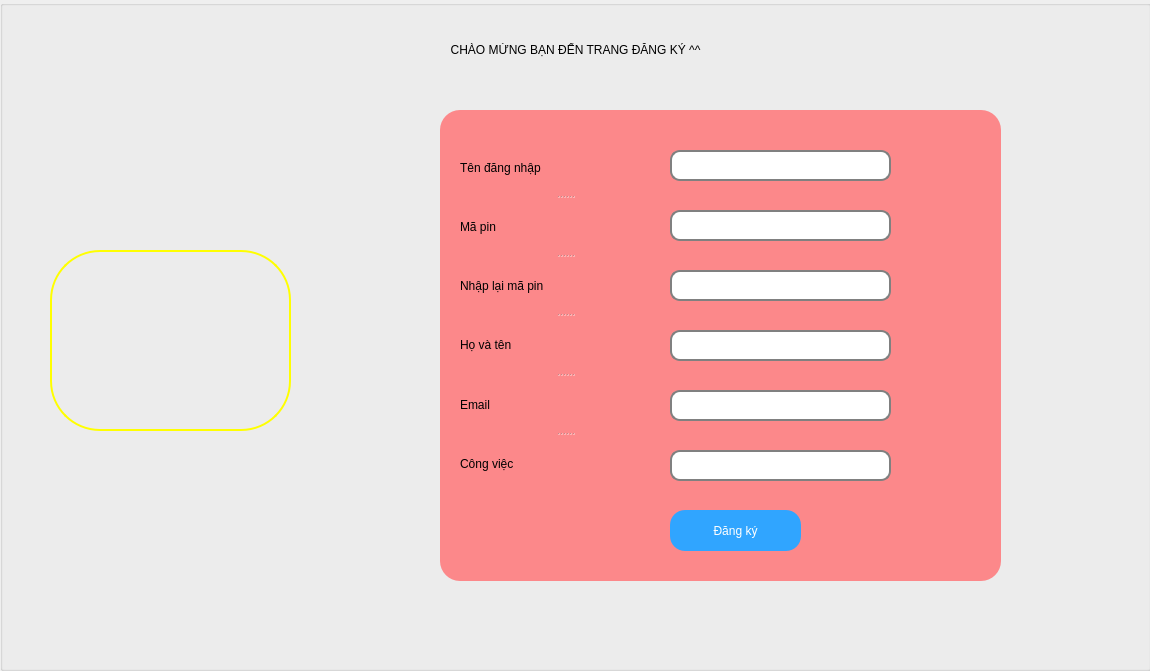
<?xml version="1.0" encoding="UTF-8"?>
<ui version="4.0">
 <class>AddUser</class>
 <widget class="QDialog" name="AddUser">
  <property name="geometry">
   <rect>
    <x>0</x>
    <y>0</y>
    <width>1150</width>
    <height>671</height>
   </rect>
  </property>
  <property name="windowTitle">
   <string>Dialog</string>
  </property>
  <property name="styleSheet">
   <string notr="true">QPushButton:hover:!pressed
{
  	border: 4px solid white;
	background-color: red;
}

QLineEdit :hover:!pressed
{
  	border: 4px solid white;
	background-color: red;
}</string>
  </property>
  <widget class="QGroupBox" name="groupBox">
   <property name="geometry">
    <rect>
     <x>440</x>
     <y>110</y>
     <width>561</width>
     <height>471</height>
    </rect>
   </property>
   <property name="styleSheet">
    <string notr="true">border-radius: 20px;
background-color: rgb(255, 114, 116,210);
</string>
   </property>
   <property name="title">
    <string/>
   </property>
   <widget class="QSplitter" name="splitter_2">
    <property name="geometry">
     <rect>
      <x>20</x>
      <y>30</y>
      <width>210</width>
      <height>351</height>
     </rect>
    </property>
    <property name="styleSheet">
     <string notr="true">font: 75 18pt &quot;Arial&quot;;
background-color: rgb(255, 119, 137,0);</string>
    </property>
    <property name="orientation">
     <enum>Qt::Vertical</enum>
    </property>
    <widget class="QLabel" name="label_TenDangNhap_AddUser">
     <property name="text">
      <string>Tên đăng nhập</string>
     </property>
    </widget>
    <widget class="QLabel" name="label_MaPin_AddUser">
     <property name="text">
      <string>Mã pin</string>
     </property>
    </widget>
    <widget class="QLabel" name="label_NhapLaiMaPin_AddUser">
     <property name="text">
      <string>Nhập lại mã pin</string>
     </property>
    </widget>
    <widget class="QLabel" name="label_HoVaTen_AddUser">
     <property name="text">
      <string>Họ và tên</string>
     </property>
    </widget>
    <widget class="QLabel" name="label_Email_AddUser">
     <property name="text">
      <string>Email</string>
     </property>
    </widget>
    <widget class="QLabel" name="label_CongViec_AddUser">
     <property name="text">
      <string>Công việc</string>
     </property>
    </widget>
   </widget>
   <widget class="QLineEdit" name="lineEdit_TenDangNhap_AddUser">
    <property name="geometry">
     <rect>
      <x>230</x>
      <y>40</y>
      <width>221</width>
      <height>31</height>
     </rect>
    </property>
    <property name="styleSheet">
     <string notr="true">background-color: rgb(255, 255, 255);
border: 2px solid gray;
border-radius: 10px;
font: 12pt &quot;Segoe UI&quot;;</string>
    </property>
   </widget>
   <widget class="QLineEdit" name="lineEdit_MaPin_AddUser">
    <property name="geometry">
     <rect>
      <x>230</x>
      <y>100</y>
      <width>221</width>
      <height>31</height>
     </rect>
    </property>
    <property name="styleSheet">
     <string notr="true">background-color: rgb(255, 255, 255);
border: 2px solid gray;
border-radius: 10px;
font: 12pt &quot;Segoe UI&quot;;</string>
    </property>
    <property name="echoMode">
     <enum>QLineEdit::Password</enum>
    </property>
   </widget>
   <widget class="QLineEdit" name="lineEdit_NhapLaiMaPin_AddUser">
    <property name="geometry">
     <rect>
      <x>230</x>
      <y>160</y>
      <width>221</width>
      <height>31</height>
     </rect>
    </property>
    <property name="styleSheet">
     <string notr="true">background-color: rgb(255, 255, 255);
border: 2px solid gray;
border-radius: 10px;
font: 12pt &quot;Segoe UI&quot;;</string>
    </property>
    <property name="echoMode">
     <enum>QLineEdit::Password</enum>
    </property>
   </widget>
   <widget class="QLineEdit" name="lineEdit_HoVaTen_AddUser">
    <property name="geometry">
     <rect>
      <x>230</x>
      <y>220</y>
      <width>221</width>
      <height>31</height>
     </rect>
    </property>
    <property name="styleSheet">
     <string notr="true">background-color: rgb(255, 255, 255);
border: 2px solid gray;
border-radius: 10px;
font: 12pt &quot;Segoe UI&quot;;</string>
    </property>
   </widget>
   <widget class="QLineEdit" name="lineEdit_Email_AddUser">
    <property name="geometry">
     <rect>
      <x>230</x>
      <y>280</y>
      <width>221</width>
      <height>31</height>
     </rect>
    </property>
    <property name="styleSheet">
     <string notr="true">background-color: rgb(255, 255, 255);
border: 2px solid gray;
border-radius: 10px;
font: 12pt &quot;Segoe UI&quot;;</string>
    </property>
   </widget>
   <widget class="QLineEdit" name="lineEdit_CongViec_AddUser">
    <property name="geometry">
     <rect>
      <x>230</x>
      <y>340</y>
      <width>221</width>
      <height>31</height>
     </rect>
    </property>
    <property name="styleSheet">
     <string notr="true">background-color: rgb(255, 255, 255);
border: 2px solid gray;
border-radius: 10px;
font: 12pt &quot;Segoe UI&quot;;</string>
    </property>
   </widget>
   <widget class="QPushButton" name="pushButton_DangKy_AddUser">
    <property name="geometry">
     <rect>
      <x>230</x>
      <y>400</y>
      <width>131</width>
      <height>41</height>
     </rect>
    </property>
    <property name="styleSheet">
     <string notr="true">border-radius: 15px;
color: rgb(255, 255, 255);
background-color: rgb(48, 165, 255);
font: 75 18pt &quot;MS Shell Dlg 2&quot;;</string>
    </property>
    <property name="text">
     <string>Đăng ký</string>
    </property>
   </widget>
  </widget>
  <widget class="QGroupBox" name="groupBox_2">
   <property name="geometry">
    <rect>
     <x>0</x>
     <y>0</y>
     <width>1151</width>
     <height>671</height>
    </rect>
   </property>
   <property name="styleSheet">
    <string notr="true">background-image: url(:/Images/BackGr/bkgr_SignUp.jpg);</string>
   </property>
   <property name="title">
    <string/>
   </property>
   <widget class="QFrame" name="frame">
    <property name="geometry">
     <rect>
      <x>50</x>
      <y>250</y>
      <width>241</width>
      <height>181</height>
     </rect>
    </property>
    <property name="styleSheet">
     <string notr="true">background-image: url(:/Images/BackGr/budget.jpg);
border: 2px solid yellow;
border-radius: 50px;</string>
    </property>
    <property name="frameShape">
     <enum>QFrame::StyledPanel</enum>
    </property>
    <property name="frameShadow">
     <enum>QFrame::Raised</enum>
    </property>
   </widget>
  </widget>
  <widget class="QLabel" name="label_AddUser">
   <property name="geometry">
    <rect>
     <x>120</x>
     <y>20</y>
     <width>911</width>
     <height>61</height>
    </rect>
   </property>
   <property name="styleSheet">
    <string notr="true">font: 75 26pt &quot;MS Shell Dlg 2&quot;;
background-color: rgb(183, 255, 245,0);
</string>
   </property>
   <property name="text">
    <string>&lt;html&gt;&lt;head/&gt;&lt;body&gt;&lt;p align=&quot;center&quot;&gt;CHÀO MỪNG BẠN ĐẾN TRANG ĐĂNG KÝ ^^&lt;/p&gt;&lt;/body&gt;&lt;/html&gt;</string>
   </property>
   <property name="textFormat">
    <enum>Qt::AutoText</enum>
   </property>
  </widget>
  <zorder>groupBox_2</zorder>
  <zorder>groupBox</zorder>
  <zorder>label_AddUser</zorder>
 </widget>
 <resources/>
 <connections/>
</ui>
